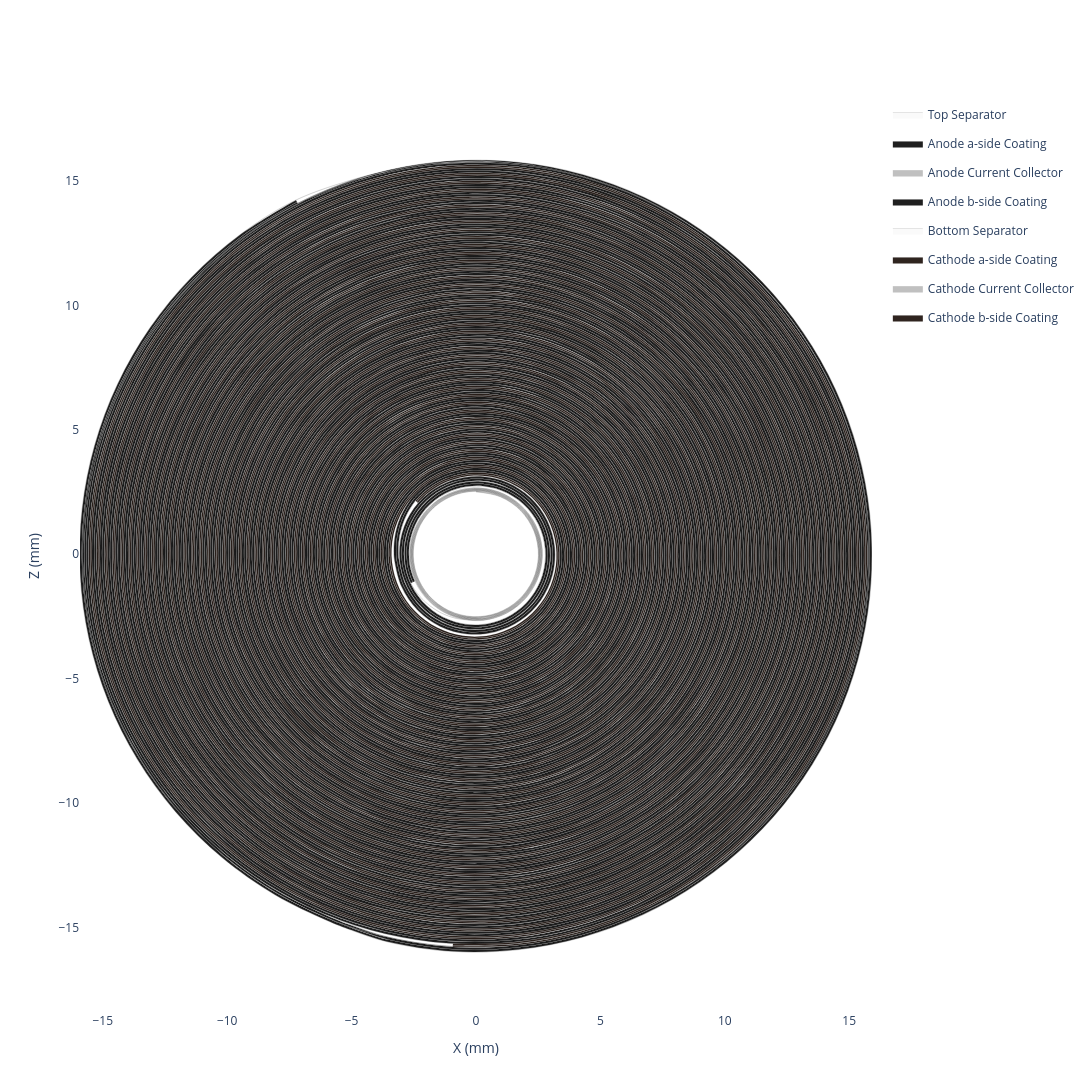

The cell this chart's notebook holds for it:
### Code cell
my_jellyroll.get_spiral_plot(height=1300, width=1300).show()

### Figure 1 — Plotly figure (JSON) as saved in the notebook; plotly's stock layout.template omitted (floating-point values rounded to 4 significant figures; data arrays with more than 128 entries replaced by an {"elided": "..."} marker saying what was removed)
{"data": [{"customdata": {"elided": "3306x6 float values"}, "fill": "toself", "fillcolor": "#fafafa", "hovertemplate": "<b>Top Separator (Extruded)</b><br>Theta: %{customdata[0]:.2f}°<br>Unwrapped Length: %{customdata[1]:.2f} mm<br>Radius: %{customdata[2]:.2f} mm<br>X: %{customdata[3]:.2f} mm<br>Z: %{customdata[4]:.2f} mm<br>Turns: %{customdata[5]:.2f}<extra></extra>", "legendgroup": "Top Separator", "line": {"color": "black", "shape": "spline", "width": 0.1}, "mode": "lines", "name": "Top Separator", "type": "scatter", "x": {"elided": "3306 float values"}, "y": {"elided": "3306 float values"}}, {"customdata": {"elided": "2766x6 float values"}, "fill": "toself", "fillcolor": "#1f1f1f", "hovertemplate": "<b>Anode a-side Coating (Extruded)</b><br>Theta: %{customdata[0]:.2f}°<br>Unwrapped Length: %{customdata[1]:.2f} mm<br>Radius: %{customdata[2]:.2f} mm<br>X: %{customdata[3]:.2f} mm<br>Z: %{customdata[4]:.2f} mm<br>Turns: %{customdata[5]:.2f}<extra></extra>", "legendgroup": "Anode a-side Coating", "line": {"color": "black", "shape": "spline", "width": 0.1}, "mode": "lines", "name": "Anode a-side Coating", "type": "scatter", "x": {"elided": "2766 float values"}, "y": {"elided": "2766 float values"}}, {"customdata": {"elided": "2766x6 float values"}, "fill": "toself", "fillcolor": "#C0C0C0", "hovertemplate": "<b>Anode Current Collector (Extruded)</b><br>Theta: %{customdata[0]:.2f}°<br>Unwrapped Length: %{customdata[1]:.2f} mm<br>Radius: %{customdata[2]:.2f} mm<br>X: %{customdata[3]:.2f} mm<br>Z: %{customdata[4]:.2f} mm<br>Turns: %{customdata[5]:.2f}<extra></extra>", "legendgroup": "Anode Current Collector", "line": {"color": "black", "shape": "spline", "width": 0.1}, "mode": "lines", "name": "Anode Current Collector", "type": "scatter", "x": {"elided": "2766 float values"}, "y": {"elided": "2766 float values"}}, {"customdata": {"elided": "2766x6 float values"}, "fill": "toself", "fillcolor": "#1f1f1f", "hovertemplate": "<b>Anode b-side Coating (Extruded)</b><br>Theta: %{customdata[0]:.2f}°<br>Unwrapped Length: %{customdata[1]:.2f} mm<br>Radius: %{customdata[2]:.2f} mm<br>X: %{customdata[3]:.2f} mm<br>Z: %{customdata[4]:.2f} mm<br>Turns: %{customdata[5]:.2f}<extra></extra>", "legendgroup": "Anode b-side Coating", "line": {"color": "black", "shape": "spline", "width": 0.1}, "mode": "lines", "name": "Anode b-side Coating", "type": "scatter", "x": {"elided": "2766 float values"}, "y": {"elided": "2766 float values"}}, {"customdata": {"elided": "3306x6 float values"}, "fill": "toself", "fillcolor": "#fafafa", "hovertemplate": "<b>Bottom Separator (Extruded)</b><br>Theta: %{customdata[0]:.2f}°<br>Unwrapped Length: %{customdata[1]:.2f} mm<br>Radius: %{customdata[2]:.2f} mm<br>X: %{customdata[3]:.2f} mm<br>Z: %{customdata[4]:.2f} mm<br>Turns: %{customdata[5]:.2f}<extra></extra>", "legendgroup": "Bottom Separator", "line": {"color": "black", "shape": "spline", "width": 0.1}, "mode": "lines", "name": "Bottom Separator", "type": "scatter", "x": {"elided": "3306 float values"}, "y": {"elided": "3306 float values"}}, {"customdata": {"elided": "2480x6 float values"}, "fill": "toself", "fillcolor": "#2f241f", "hovertemplate": "<b>Cathode a-side Coating (Extruded)</b><br>Theta: %{customdata[0]:.2f}°<br>Unwrapped Length: %{customdata[1]:.2f} mm<br>Radius: %{customdata[2]:.2f} mm<br>X: %{customdata[3]:.2f} mm<br>Z: %{customdata[4]:.2f} mm<br>Turns: %{customdata[5]:.2f}<extra></extra>", "legendgroup": "Cathode a-side Coating", "line": {"color": "black", "shape": "spline", "width": 0.1}, "mode": "lines", "name": "Cathode a-side Coating", "type": "scatter", "x": {"elided": "2480 float values"}, "y": {"elided": "2480 float values"}}, {"customdata": {"elided": "2480x6 float values"}, "fill": "toself", "fillcolor": "#C0C0C0", "hovertemplate": "<b>Cathode Current Collector (Extruded)</b><br>Theta: %{customdata[0]:.2f}°<br>Unwrapped Length: %{customdata[1]:.2f} mm<br>Radius: %{customdata[2]:.2f} mm<br>X: %{customdata[3]:.2f} mm<br>Z: %{customdata[4]:.2f} mm<br>Turns: %{customdata[5]:.2f}<extra></extra>", "legendgroup": "Cathode Current Collector", "line": {"color": "black", "shape": "spline", "width": 0.1}, "mode": "lines", "name": "Cathode Current Collector", "type": "scatter", "x": {"elided": "2480 float values"}, "y": {"elided": "2480 float values"}}, {"customdata": {"elided": "2480x6 float values"}, "fill": "toself", "fillcolor": "#2f241f", "hovertemplate": "<b>Cathode b-side Coating (Extruded)</b><br>Theta: %{customdata[0]:.2f}°<br>Unwrapped Length: %{customdata[1]:.2f} mm<br>Radius: %{customdata[2]:.2f} mm<br>X: %{customdata[3]:.2f} mm<br>Z: %{customdata[4]:.2f} mm<br>Turns: %{customdata[5]:.2f}<extra></extra>", "legendgroup": "Cathode b-side Coating", "line": {"color": "black", "shape": "spline", "width": 0.1}, "mode": "lines", "name": "Cathode b-side Coating", "type": "scatter", "x": {"elided": "2480 float values"}, "y": {"elided": "2480 float values"}}, {"customdata": {"elided": "1651x6 float values"}, "hovertemplate": "<b>Top Separator</b><br>Theta: %{customdata[0]:.2f}°<br>Unwrapped Length: %{customdata[1]:.2f} mm<br>Radius: %{customdata[2]:.2f} mm<br>X: %{customdata[3]:.2f} mm<br>Z: %{customdata[4]:.2f} mm<br>Turns: %{customdata[5]:.2f}<extra></extra>", "legendgroup": "Top Separator", "line": {"color": "#fafafa", "shape": "spline", "width": 0}, "mode": "lines", "name": "Top Separator", "showlegend": false, "type": "scatter", "x": {"elided": "1651 float values"}, "y": {"elided": "1651 float values"}}, {"customdata": {"elided": "1381x6 float values"}, "hovertemplate": "<b>Anode a-side Coating</b><br>Theta: %{customdata[0]:.2f}°<br>Unwrapped Length: %{customdata[1]:.2f} mm<br>Radius: %{customdata[2]:.2f} mm<br>X: %{customdata[3]:.2f} mm<br>Z: %{customdata[4]:.2f} mm<br>Turns: %{customdata[5]:.2f}<extra></extra>", "legendgroup": "Anode a-side Coating", "line": {"color": "#1f1f1f", "shape": "spline", "width": 0}, "mode": "lines", "name": "Anode a-side Coating", "showlegend": false, "type": "scatter", "x": {"elided": "1381 float values"}, "y": {"elided": "1381 float values"}}, {"customdata": {"elided": "1381x6 float values"}, "hovertemplate": "<b>Anode Current Collector</b><br>Theta: %{customdata[0]:.2f}°<br>Unwrapped Length: %{customdata[1]:.2f} mm<br>Radius: %{customdata[2]:.2f} mm<br>X: %{customdata[3]:.2f} mm<br>Z: %{customdata[4]:.2f} mm<br>Turns: %{customdata[5]:.2f}<extra></extra>", "legendgroup": "Anode Current Collector", "line": {"color": "#C0C0C0", "shape": "spline", "width": 0}, "mode": "lines", "name": "Anode Current Collector", "showlegend": false, "type": "scatter", "x": {"elided": "1381 float values"}, "y": {"elided": "1381 float values"}}, {"customdata": {"elided": "1381x6 float values"}, "hovertemplate": "<b>Anode b-side Coating</b><br>Theta: %{customdata[0]:.2f}°<br>Unwrapped Length: %{customdata[1]:.2f} mm<br>Radius: %{customdata[2]:.2f} mm<br>X: %{customdata[3]:.2f} mm<br>Z: %{customdata[4]:.2f} mm<br>Turns: %{customdata[5]:.2f}<extra></extra>", "legendgroup": "Anode b-side Coating", "line": {"color": "#1f1f1f", "shape": "spline", "width": 0}, "mode": "lines", "name": "Anode b-side Coating", "showlegend": false, "type": "scatter", "x": {"elided": "1381 float values"}, "y": {"elided": "1381 float values"}}, {"customdata": {"elided": "1651x6 float values"}, "hovertemplate": "<b>Bottom Separator</b><br>Theta: %{customdata[0]:.2f}°<br>Unwrapped Length: %{customdata[1]:.2f} mm<br>Radius: %{customdata[2]:.2f} mm<br>X: %{customdata[3]:.2f} mm<br>Z: %{customdata[4]:.2f} mm<br>Turns: %{customdata[5]:.2f}<extra></extra>", "legendgroup": "Bottom Separator", "line": {"color": "#fafafa", "shape": "spline", "width": 0}, "mode": "lines", "name": "Bottom Separator", "showlegend": false, "type": "scatter", "x": {"elided": "1651 float values"}, "y": {"elided": "1651 float values"}}, {"customdata": {"elided": "1238x6 float values"}, "hovertemplate": "<b>Cathode a-side Coating</b><br>Theta: %{customdata[0]:.2f}°<br>Unwrapped Length: %{customdata[1]:.2f} mm<br>Radius: %{customdata[2]:.2f} mm<br>X: %{customdata[3]:.2f} mm<br>Z: %{customdata[4]:.2f} mm<br>Turns: %{customdata[5]:.2f}<extra></extra>", "legendgroup": "Cathode a-side Coating", "line": {"color": "#2f241f", "shape": "spline", "width": 0}, "mode": "lines", "name": "Cathode a-side Coating", "showlegend": false, "type": "scatter", "x": {"elided": "1238 float values"}, "y": {"elided": "1238 float values"}}, {"customdata": {"elided": "1238x6 float values"}, "hovertemplate": "<b>Cathode Current Collector</b><br>Theta: %{customdata[0]:.2f}°<br>Unwrapped Length: %{customdata[1]:.2f} mm<br>Radius: %{customdata[2]:.2f} mm<br>X: %{customdata[3]:.2f} mm<br>Z: %{customdata[4]:.2f} mm<br>Turns: %{customdata[5]:.2f}<extra></extra>", "legendgroup": "Cathode Current Collector", "line": {"color": "#C0C0C0", "shape": "spline", "width": 0}, "mode": "lines", "name": "Cathode Current Collector", "showlegend": false, "type": "scatter", "x": {"elided": "1238 float values"}, "y": {"elided": "1238 float values"}}, {"customdata": {"elided": "1238x6 float values"}, "hovertemplate": "<b>Cathode b-side Coating</b><br>Theta: %{customdata[0]:.2f}°<br>Unwrapped Length: %{customdata[1]:.2f} mm<br>Radius: %{customdata[2]:.2f} mm<br>X: %{customdata[3]:.2f} mm<br>Z: %{customdata[4]:.2f} mm<br>Turns: %{customdata[5]:.2f}<extra></extra>", "legendgroup": "Cathode b-side Coating", "line": {"color": "#2f241f", "shape": "spline", "width": 0}, "mode": "lines", "name": "Cathode b-side Coating", "showlegend": false, "type": "scatter", "x": {"elided": "1238 float values"}, "y": {"elided": "1238 float values"}}], "layout": {"height": 1300, "hovermode": "closest", "paper_bgcolor": "white", "plot_bgcolor": "white", "width": 1300, "xaxis": {"scaleanchor": "y", "title": {"text": "X (mm)"}, "zeroline": false}, "yaxis": {"title": {"text": "Z (mm)"}, "zeroline": false}}}
